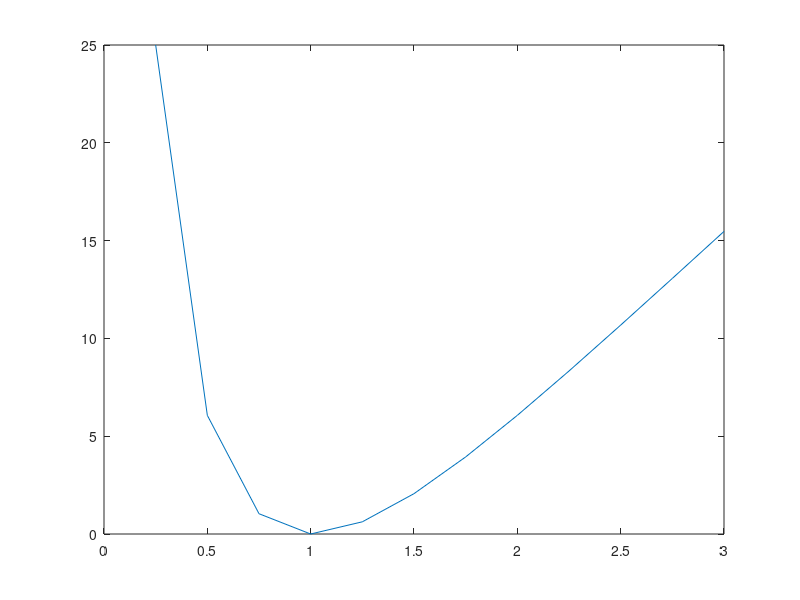

The MATLAB script that drew this image:
DR = [320,500] ;%unidad/año
D = 400 ;%unidad/año
Cp = 0.05;%Bs/unidad.año
Co = 50  ;%Bs/orden

Q = sqrt((2*Co*D)/Cp) %unidad
CRE = (Co*DR/Q) + Cp*Q/2 %Bs/año
CSE = sqrt(2*Co*Cp*DR) %Bs/año

k = [0.25:0.25:3] %CRE/CSE k = D/DR
a = 50*((k+1-2*(sqrt(k)))./sqrt(k))%(%)  %hay un error en P58
%   a = 50*((sqrt(k)-1).^2)./(sqrt(k))%(%)
  
plot(k,a)
      

      
      

